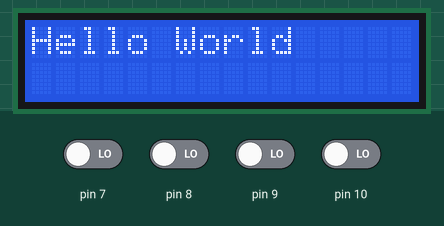
This sketch was run on a simulated Arduino Uno, built with avr-gcc and run on an emulated ATmega328P. Shown: 16×2 character LCD. The inputs (shaded band) are chosen by the test bench; at power-on: pin 7–10 LOW. What the sketch prints to the serial monitor is not drawn.

Above: at 1.9 s.
2.0 s: pin 7 driven HIGH
At 3.3 s:
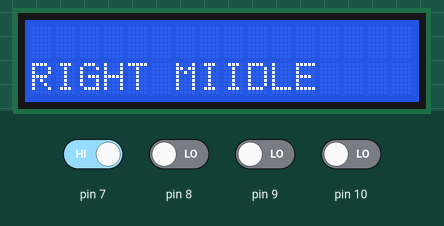
3.6 s: pin 8 driven HIGH
At 4.6 s:
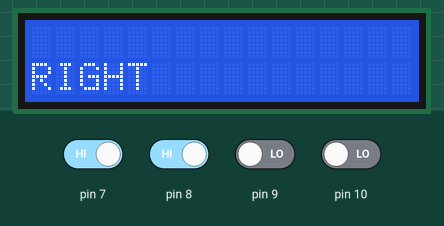
5.2 s: pin 9 driven HIGH
At 6.3 s:
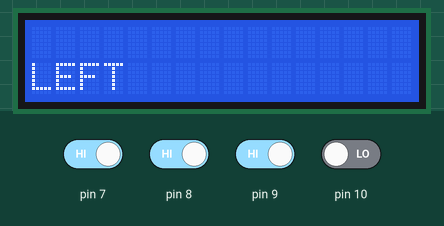
6.8 s: pin 10 driven HIGH
At 8.2 s:
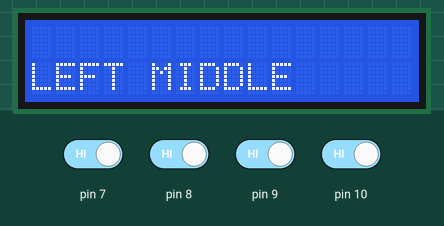
Timing chart, 0 to 9.8 s (numbered marks = the images above; inputs shaded):
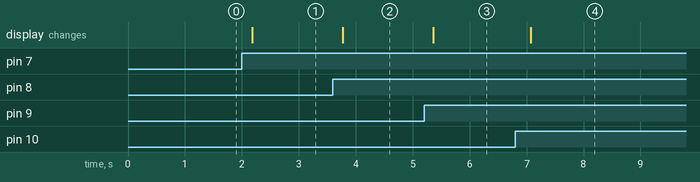

The sketch:

newBoardTest.ino
```cpp
#include <LiquidCrystal.h>
#include "ButtonController2.h"
LiquidCrystal lcd(12,11,5,4,3,2);
ButtonController2 buttonController;

void setup() {
  // put your setup code here, to run once:
Serial.begin(9600);
lcd.begin(16,2);
lcd.print("Hello World");
buttonController.addButton("LEFT",9);
buttonController.addButton("LEFT MIDDLE",10);
buttonController.addButton("RIGHT MIIDLE",7);
buttonController.addButton("RIGHT",8   );
buttonController.beginSequence();
Serial.println(buttonController.toString());

}

void loop() {
  // put your main code here, to run repeatedly:
buttonController.listening();
ButtonOutput * bo = buttonController.getButtonOutputs();
    for(int i=0;i<buttonController.arrayLength();i++){
        if(bo[i].action == "isPressed"){
          lcd.clear();
          lcd.setCursor(0,1);
          lcd.print(bo[i].name);
        }
//      String *str = buttonController.getListener(i).toStringPretty();
//        Serial.print(str);
//      Serial.print(bo[i].name+" ");
//      Serial.print((String)bo[i].pin+" ");
//      Serial.print(bo[i].action+" ");
//      Serial.print((String)bo[i].lastChange+" ");
//      Serial.println((String)bo[i].hasChanged);
    }
    //Serial.println();
Serial.print(buttonController.toStringPretty());

//lcd.setCursor(0,1);
//lcd.print(millis()/1000);
}
```

Measured:
- after the input at 2.0 s, the display: changes after 0.18 s (image 1)
- after the input at 3.6 s, the display: changes after 0.17 s (image 2)
- after the input at 5.2 s, the display: changes after 0.16 s (image 3)
- after the input at 6.8 s, the display: changes after 0.27 s (image 4)
